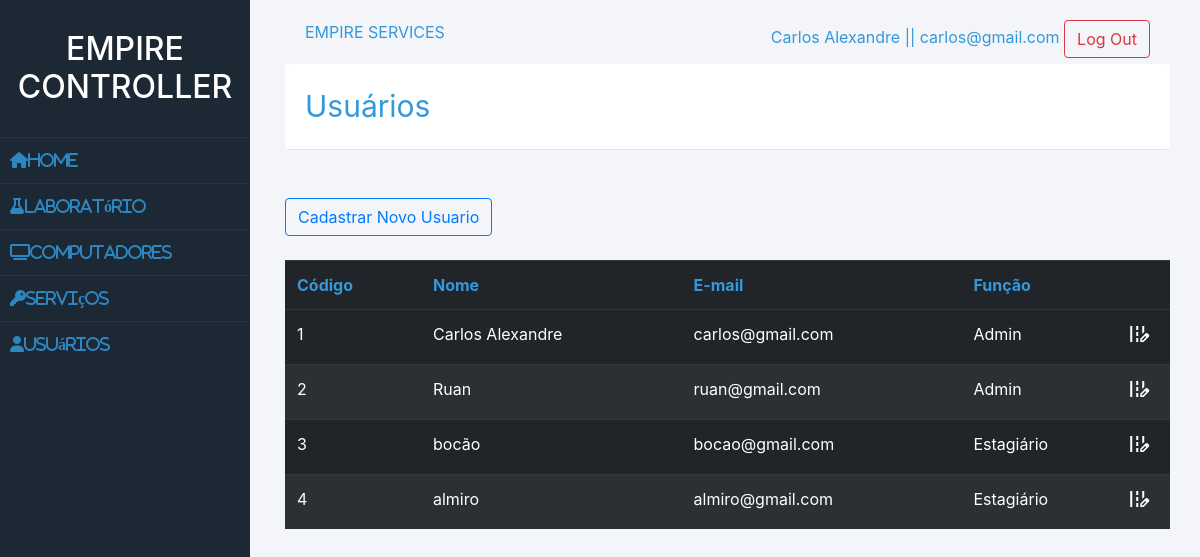
Screenshot of /usuario/listarUsuario.php (signed in) with the database file from the repository.
### tables this page shows
CREATE TABLE `usuario` (
  `id` int(10) NOT NULL,
  `email` varchar(50) NOT NULL,
  `senha` varchar(32) NOT NULL,
  `nome` varchar(50) NOT NULL,
  `idFuncao` int(10) NOT NULL
);

CREATE TABLE `funcao` (
  `id` int(10) NOT NULL,
  `descricaoFuncao` varchar(20) NOT NULL
);

### usuario/listarUsuario.php (the view, shortened to what this page needs)
<?php
    $pdo = Conexao::conectar();
    $sql = "SELECT u.id, u.nome, u.email, f.descricaoFuncao FROM usuario u INNER JOIN funcao f WHERE u.idFuncao=f.id";
    $listaUsuario = $pdo->query($sql);
?>
<?php
        require "../header.php";
        require "../sideBar/sidebar.php";
?>
            <div class="titulo">Usuários</div>
            <div class="info">
                <br>
                <br>
    <button type="button" onclick="JavaScript:location.href='../usuario/frmCadastrarUsuario.php'" class="btn btn-outline-primary">Cadastrar Novo Usuario</button>
    <br>
    <br>
    <table class = "table table-striped table-dark">
        <tr class="thead-dark">
            <th>Código</th>
            <th>Nome</th>
            <th>E-mail</th>
            <th>Função</th>
            <th></th>
        </tr>
        <?php foreach($listaUsuario as $usuario){ ?>
            <tr>
                <td><?php echo $usuario['id']; ?></td>
                <td><?php echo $usuario['nome']; ?></td>
                <td><?php echo $usuario['email']; ?></td>
                <td><?php echo $usuario['descricaoFuncao']; ?></td>
                <td><div class="row">
                        <a href="#" onclick="JavaScript:location.href='../usuario/frmEditarUsuario.php?id=<?php echo $usuario['id'];?>'"> <i class="material-icons">edit_road</i></a>
                    </div>
                </td>
            </tr>
        <?php }?>
    </table>
<?php require "../footer.php";?>

### estilos.css (style rules this page uses)
* { margin: 0; padding: 0; box-sizing: border-box; list-style: none; text-decoration: none; }
body { background: #f3f5f9; }
.warapper .main_content .titulo { padding: 20px; border-radius: 1%; background: #fff; color: #3498DB; border-bottom: 1px solid #e0e4e8; font-size: 30px; }
.warapper .main_content .info table tbody tr th { color: #3498DB; }
.warapper .main_content .info table tbody tr td div a { color: #fff; }

### rows the page displays
usuario: id "1", nome "Carlos Alexandre", email "carlos@gmail.com", idFuncao.descricaoFuncao "Admin"
usuario: id "2", nome "Ruan", email "ruan@gmail.com", idFuncao.descricaoFuncao "Admin"
usuario: id "3", nome "bocão", email "bocao@gmail.com", idFuncao.descricaoFuncao "Estagiário"
usuario: id "4", nome "almiro", email "almiro@gmail.com", idFuncao.descricaoFuncao "Estagiário"

### other values shown
$_SESSION['nome'] "Carlos Alexandre"
$_SESSION['email'] "carlos@gmail.com"
